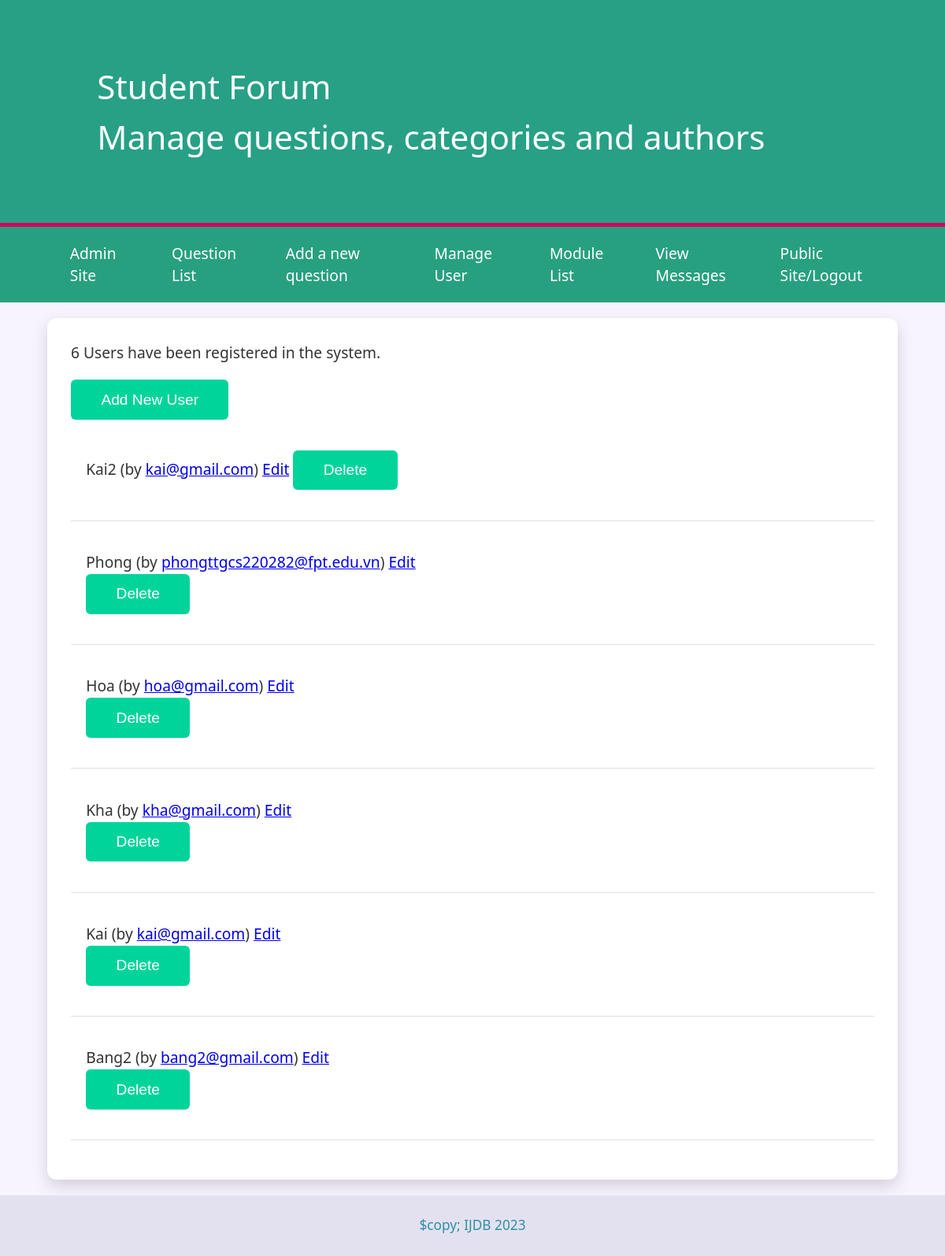
The app's page /Coursework/admin/users.php with its own data.
### tables this page shows
CREATE TABLE `user` (
  `id` int(15) NOT NULL,
  `username` varchar(15) NOT NULL,
  `email` varchar(50) NOT NULL,
  `password` varchar(15) NOT NULL
);

### Coursework/admin/users.php (called while the page is built, shortened)
<?php
try{
    include '../includes/Databasequestion.php';
    include '../includes/Adminfunction.php';
    $users = allUsers($pdo);
    $totalUsers = totalUsers($pdo);
    include '../templates/users.html.php';
    $output = ob_get_clean();
}catch (PDOException $e) {
    $title = 'An error has occured';
    $output= 'Database error: '. $e->getMessage();
}
include '../templates/admin_layout.html.php';

### Coursework/includes/Adminfunction.php (called while the page is built, shortened)
<?php
function query($pdo, $sql, $parameters = []){
    $query = $pdo->prepare($sql);
    $query->execute($parameters);
    return $query;
}
function allUsers($pdo){
    $users = query($pdo, 'SELECT * FROM user');
    return $users->fetchAll();
}
function totalUsers ($pdo){
    $query = query($pdo, 'SELECT COUNT(*) FROM user');
    $row = $query->fetch();
    return $row[0];
}

### Coursework/templates/users.html.php (the view, shortened to what this page needs)
<p><?=$totalUsers?> Users have been registered in the system.</p>
<form action="../admin/adduser.php" method="post">
    <input type="submit" value="Add New User">
<?php foreach($users as $user): ?>
    <blockquote>
        <?=htmlspecialchars($user ['username'], ENT_QUOTES, 'UTF-8')?>
        (by <a href="mailto:<?=htmlspecialchars($user ['email'], ENT_QUOTES, 'UTF-8');?>">
        <?=htmlspecialchars($user['email'], ENT_QUOTES, 'UTF-8'); ?></a>)
        <a href="../admin/edituser.php?id=<?=$user['id']?>">Edit</a>
        <form action="../admin/deleteuser.php" method="post">
            <input type="submit" value="Delete">
</form>
</blockquote>
<?php endforeach;?>

### Coursework/templates/admin_layout.html.php (shortened to what this page needs)
<!DOCTYPE html>
<html lang="en">
<head>
    <link rel="stylesheet" href="../questions.css?v=1.8">
</head>
<body>
    <header id = "admin"><h1>Student Forum<br />Manage questions, categories and authors</h1></header>
    <nav>
        <ul>
            <li><a href="../admin/index.php">Admin Site</a></li>
            <li><a href="../admin/questions.php">Question List</a></li>
            <li><a href="../admin/addquestion.php">Add a new question</a></li>
            <li><a href="../admin/users.php">Manage User</a></li>
            <li><a href="../admin/modules.php">Module List</a></li>
            <li><a href="../admin/view_contact_send.php">View Messages</a></li>
            <li><a href="basic_login/Logout.php">Public Site/Logout</a></li>
</ul>
</nav>
<main>
    <?=$output?>
</main>
<footer>$copy; IJDB 2023</footer>
</body>
</html>

### Coursework/questions.css (style rules this page uses)
* { margin: 0; padding: 0; box-sizing: border-box; }
body { font-family: 'Segoe UI', Tahoma, Geneva, Verdana, sans-serif; background-color: #f7f3ff; color: #333; line-height: 1.5; font-size: 1.2em; }
header { display: block; background-color: #27a086; padding: 15px 0; border-bottom: 5px solid #d4005f; box-shadow: 0 4px 8px rgba(0, 0, 0, 0.2); }
h1 { font-weight: 300; padding: 1.5em; color: white; text-shadow: none; font-size: 2.2em; width: 1200px; max-width: 90%; margin: auto; }
nav { background-color: #27a080; }
nav ul { display: flex; width: 1200px; max-width: 90%; margin: auto; list-style: none; justify-content: flex-start; }
nav li { padding: 1em 1.5em; transition: background-color 0.3s; }
nav a { color: white; text-decoration: none; font-weight: 500; }
main { overflow: auto; min-height: 50vh; background-color: white; width: 1200px; max-width: 90%; margin: 20px auto; padding: 30px; border-radius: 12px; box-shadow: 0 8px 20px rgba(0, 0, 0, 0.15); }
footer { padding: 1.5em; background-color: #e3e1f0; font-size: 0.9em; text-align: center; color: #2f90a6; }
p { margin-bottom: 1em; }
input, label, select, textarea { display: block; width: 100%; max-width: 400px; margin-bottom: 1em; padding: 0.75em; border: 1px solid #c9c9c9; border-radius: 4px; font-size: 1em; transition: border-color 0.3s; }
input[type="submit"] { display: inline-block; width: auto; padding: 0.75em 2em; clear: both; font-size: 1em; cursor: pointer; background-color: #00d49b; color: white; border: none; border-radius: 6px; transition: background-color 0.3s, transform 0.1s; margin-left: 0; }
form { overflow: auto; clear: both; display: block; }
blockquote { display: block; margin-bottom: 1em; border-bottom: 1px solid #e0e0e0; padding: 1em; transition: background-color 0.2s; }

### records on screen
user: username "Kai2", email "kai@gmail.com"
user: username "Phong", email "phongttgcs220282@fpt.edu.vn"
user: username "Hoa", email "hoa@gmail.com"
user: username "Kha", email "kha@gmail.com"
user: username "Kai", email "kai@gmail.com"
user: username "Bang2", email "bang2@gmail.com"

### other values on screen
$totalUsers "6"
